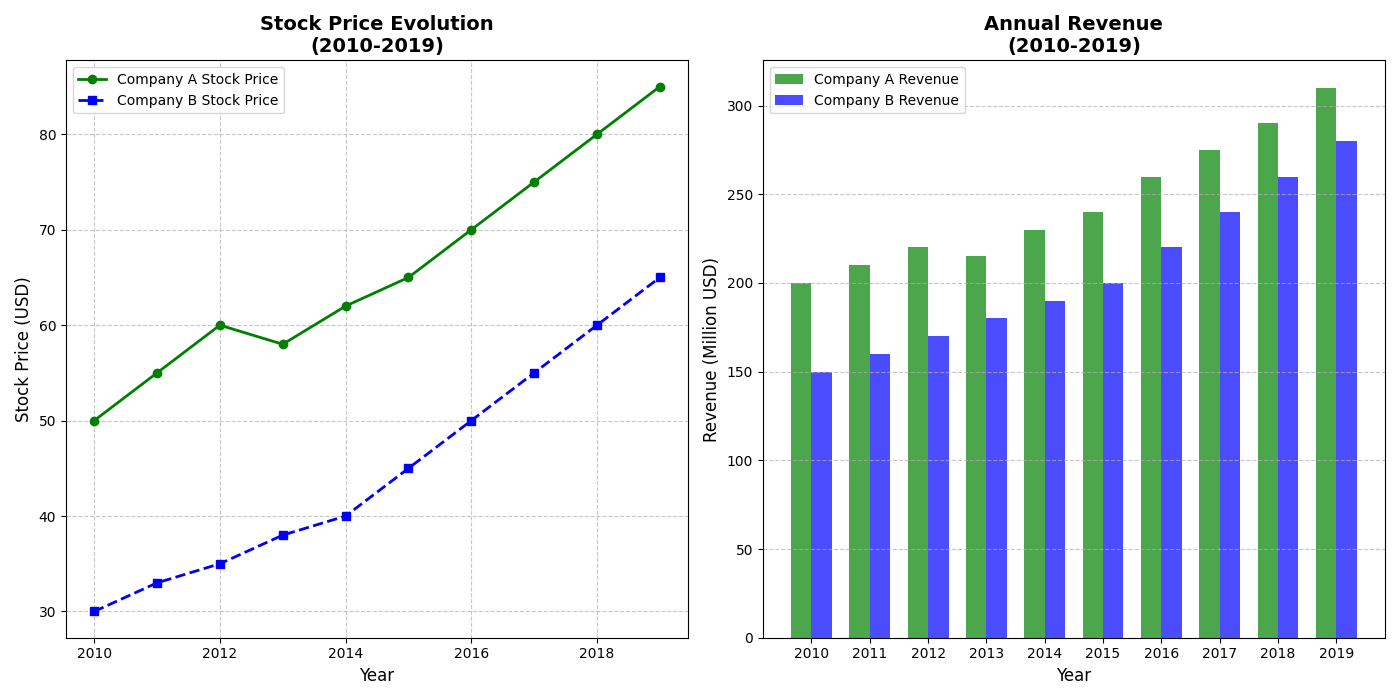

Python code for this plot:
import matplotlib.pyplot as plt
import numpy as np

# Backstory:
# The chart depicts the evolution of two fictional companies' stock prices over a decade.
# Both companies started in 2010, and this chart shows their respective performances until 2019.
# Additionally, a subplot details the annual revenue of each company in this period.

# Data creation
years = np.arange(2010, 2020)

# Stock prices over 10 years
company_a_stock = [50, 55, 60, 58, 62, 65, 70, 75, 80, 85]
company_b_stock = [30, 33, 35, 38, 40, 45, 50, 55, 60, 65]

# Annual revenue (in millions) over 10 years
company_a_revenue = [200, 210, 220, 215, 230, 240, 260, 275, 290, 310]
company_b_revenue = [150, 160, 170, 180, 190, 200, 220, 240, 260, 280]

# Create the figure and subplots
fig, (ax1, ax2) = plt.subplots(1, 2, figsize=(14, 7))

# Plot stock prices on the first subplot
ax1.plot(years, company_a_stock, label='Company A Stock Price', color='green', marker='o', linestyle='-', linewidth=2)
ax1.plot(years, company_b_stock, label='Company B Stock Price', color='blue', marker='s', linestyle='--', linewidth=2)

# Title and labels for the first subplot
ax1.set_title('Stock Price Evolution\n(2010-2019)', fontsize=14, fontweight='bold')
ax1.set_xlabel('Year', fontsize=12)
ax1.set_ylabel('Stock Price (USD)', fontsize=12)
ax1.legend(loc='upper left', fontsize=10)
ax1.grid(True, linestyle='--', alpha=0.7)

# Plot revenue in the second subplot
bar_width = 0.35
bar_positions1 = np.arange(len(company_a_revenue))
bar_positions2 = bar_positions1 + bar_width

ax2.bar(bar_positions1, company_a_revenue, width=bar_width, color='green', alpha=0.7, label='Company A Revenue')
ax2.bar(bar_positions2, company_b_revenue, width=bar_width, color='blue', alpha=0.7, label='Company B Revenue')

# Title and labels for the second subplot
ax2.set_title('Annual Revenue\n(2010-2019)', fontsize=14, fontweight='bold')
ax2.set_xlabel('Year', fontsize=12)
ax2.set_ylabel('Revenue (Million USD)', fontsize=12)
ax2.set_xticks(bar_positions1 + bar_width / 2)
ax2.set_xticklabels(years)
ax2.legend(loc='upper left', fontsize=10)
ax2.grid(True, linestyle='--', alpha=0.7, axis='y')

# Tight layout for better readability
plt.tight_layout()

# Show the plot
plt.show()
